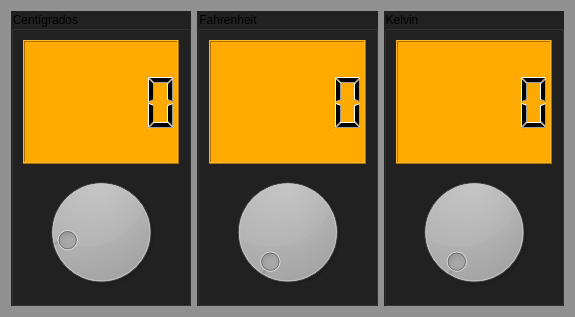
<?xml version="1.0" encoding="UTF-8"?>
<ui version="4.0">
 <class>Temperatura</class>
 <widget class="QDialog" name="Temperatura">
  <property name="geometry">
   <rect>
    <x>0</x>
    <y>0</y>
    <width>575</width>
    <height>317</height>
   </rect>
  </property>
  <property name="windowTitle">
   <string>temp</string>
  </property>
  <property name="windowIcon">
   <iconset resource="recursos.qrc">
    <normaloff>:/recursos/temperatura 2.png</normaloff>:/recursos/temperatura 2.png</iconset>
  </property>
  <property name="styleSheet">
   <string notr="true">background-color: rgb(145, 145, 145);</string>
  </property>
  <layout class="QHBoxLayout" name="horizontalLayout">
   <item>
    <widget class="QGroupBox" name="groupBox">
     <property name="styleSheet">
      <string notr="true">background-color: rgb(33, 33, 33);</string>
     </property>
     <property name="title">
      <string>Centígrados</string>
     </property>
     <layout class="QVBoxLayout" name="verticalLayout">
      <item>
       <widget class="QLCDNumber" name="lcdCent">
        <property name="styleSheet">
         <string notr="true">background-color: rgb(255, 170, 0);</string>
        </property>
        <property name="smallDecimalPoint">
         <bool>false</bool>
        </property>
       </widget>
      </item>
      <item>
       <widget class="QDial" name="dialCent">
        <property name="cursor">
         <cursorShape>ClosedHandCursor</cursorShape>
        </property>
        <property name="styleSheet">
         <string notr="true">background-color: rgb(67, 67, 67);</string>
        </property>
        <property name="minimum">
         <number>-18</number>
        </property>
       </widget>
      </item>
     </layout>
    </widget>
   </item>
   <item>
    <widget class="QGroupBox" name="groupBox_2">
     <property name="styleSheet">
      <string notr="true">background-color: rgb(33, 33, 33);</string>
     </property>
     <property name="title">
      <string>Fahrenheit</string>
     </property>
     <layout class="QVBoxLayout" name="verticalLayout_2">
      <item>
       <widget class="QLCDNumber" name="lcdFahr">
        <property name="cursor">
         <cursorShape>ArrowCursor</cursorShape>
        </property>
        <property name="styleSheet">
         <string notr="true">background-color: rgb(255, 170, 0);</string>
        </property>
        <property name="smallDecimalPoint">
         <bool>false</bool>
        </property>
       </widget>
      </item>
      <item>
       <widget class="QDial" name="dialFahr">
        <property name="cursor">
         <cursorShape>ClosedHandCursor</cursorShape>
        </property>
        <property name="styleSheet">
         <string notr="true">background-color: rgb(67, 67, 67);</string>
        </property>
        <property name="maximum">
         <number>210</number>
        </property>
       </widget>
      </item>
     </layout>
    </widget>
   </item>
   <item>
    <widget class="QGroupBox" name="groupBox_3">
     <property name="styleSheet">
      <string notr="true">background-color: rgb(33, 33, 33);</string>
     </property>
     <property name="title">
      <string>Kelvin</string>
     </property>
     <layout class="QVBoxLayout" name="verticalLayout_3">
      <item>
       <widget class="QLCDNumber" name="lcdKel">
        <property name="styleSheet">
         <string notr="true">background-color: rgb(255, 170, 0);</string>
        </property>
       </widget>
      </item>
      <item>
       <widget class="QDial" name="dialKel">
        <property name="cursor">
         <cursorShape>ClosedHandCursor</cursorShape>
        </property>
        <property name="styleSheet">
         <string notr="true">background-color: rgb(67, 67, 67);</string>
        </property>
        <property name="minimum">
         <number>255</number>
        </property>
        <property name="maximum">
         <number>373</number>
        </property>
       </widget>
      </item>
     </layout>
    </widget>
   </item>
  </layout>
 </widget>
 <resources>
  <include location="recursos.qrc"/>
 </resources>
 <connections>
  <connection>
   <sender>dialCent</sender>
   <signal>valueChanged(int)</signal>
   <receiver>lcdCent</receiver>
   <slot>display(int)</slot>
   <hints>
    <hint type="sourcelabel">
     <x>149</x>
     <y>124</y>
    </hint>
    <hint type="destinationlabel">
     <x>135</x>
     <y>82</y>
    </hint>
   </hints>
  </connection>
  <connection>
   <sender>dialFahr</sender>
   <signal>valueChanged(int)</signal>
   <receiver>lcdFahr</receiver>
   <slot>display(int)</slot>
   <hints>
    <hint type="sourcelabel">
     <x>317</x>
     <y>217</y>
    </hint>
    <hint type="destinationlabel">
     <x>317</x>
     <y>110</y>
    </hint>
   </hints>
  </connection>
  <connection>
   <sender>dialKel</sender>
   <signal>valueChanged(int)</signal>
   <receiver>lcdKel</receiver>
   <slot>display(int)</slot>
   <hints>
    <hint type="sourcelabel">
     <x>431</x>
     <y>163</y>
    </hint>
    <hint type="destinationlabel">
     <x>458</x>
     <y>96</y>
    </hint>
   </hints>
  </connection>
 </connections>
</ui>
